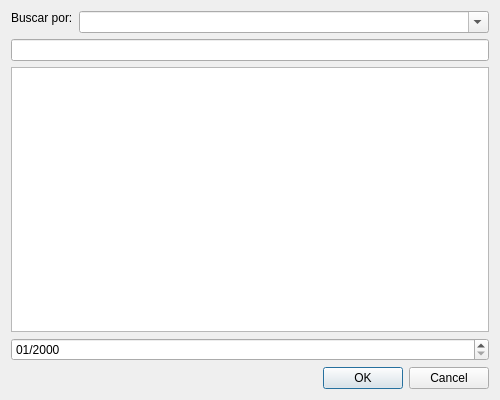
<?xml version="1.0" encoding="UTF-8"?>
<ui version="4.0">
 <class>Dialog</class>
 <widget class="QDialog" name="Dialog">
  <property name="geometry">
   <rect>
    <x>0</x>
    <y>0</y>
    <width>500</width>
    <height>400</height>
   </rect>
  </property>
  <property name="windowTitle">
   <string>Añadir necesidad de sustitución</string>
  </property>
  <layout class="QGridLayout" name="gridLayout">
   <item row="1" column="1">
    <widget class="QLineEdit" name="buscar_ledit"/>
   </item>
   <item row="0" column="1">
    <layout class="QFormLayout" name="formLayout">
     <item row="0" column="0">
      <widget class="QLabel" name="label">
       <property name="sizePolicy">
        <sizepolicy hsizetype="Preferred" vsizetype="Fixed">
         <horstretch>0</horstretch>
         <verstretch>0</verstretch>
        </sizepolicy>
       </property>
       <property name="text">
        <string>Buscar por:</string>
       </property>
      </widget>
     </item>
     <item row="0" column="1">
      <widget class="QComboBox" name="filtro_cbox">
       <property name="editable">
        <bool>true</bool>
       </property>
      </widget>
     </item>
    </layout>
   </item>
   <item row="2" column="1">
    <widget class="QTableView" name="bajas_view">
     <property name="selectionMode">
      <enum>QAbstractItemView::MultiSelection</enum>
     </property>
     <property name="selectionBehavior">
      <enum>QAbstractItemView::SelectRows</enum>
     </property>
     <property name="sortingEnabled">
      <bool>true</bool>
     </property>
     <attribute name="verticalHeaderVisible">
      <bool>false</bool>
     </attribute>
    </widget>
   </item>
   <item row="6" column="1">
    <widget class="QDialogButtonBox" name="buttonBox">
     <property name="orientation">
      <enum>Qt::Horizontal</enum>
     </property>
     <property name="standardButtons">
      <set>QDialogButtonBox::Cancel|QDialogButtonBox::Ok</set>
     </property>
     <property name="centerButtons">
      <bool>false</bool>
     </property>
    </widget>
   </item>
   <item row="3" column="1">
    <widget class="QDateEdit" name="mes_dedit">
     <property name="currentSection">
      <enum>QDateTimeEdit::MonthSection</enum>
     </property>
     <property name="displayFormat">
      <string>MM/yyyy</string>
     </property>
     <property name="calendarPopup">
      <bool>false</bool>
     </property>
    </widget>
   </item>
  </layout>
 </widget>
 <tabstops>
  <tabstop>filtro_cbox</tabstop>
  <tabstop>buscar_ledit</tabstop>
  <tabstop>bajas_view</tabstop>
  <tabstop>buttonBox</tabstop>
 </tabstops>
 <resources/>
 <connections>
  <connection>
   <sender>buttonBox</sender>
   <signal>rejected()</signal>
   <receiver>Dialog</receiver>
   <slot>reject()</slot>
   <hints>
    <hint type="sourcelabel">
     <x>325</x>
     <y>390</y>
    </hint>
    <hint type="destinationlabel">
     <x>286</x>
     <y>274</y>
    </hint>
   </hints>
  </connection>
 </connections>
</ui>
